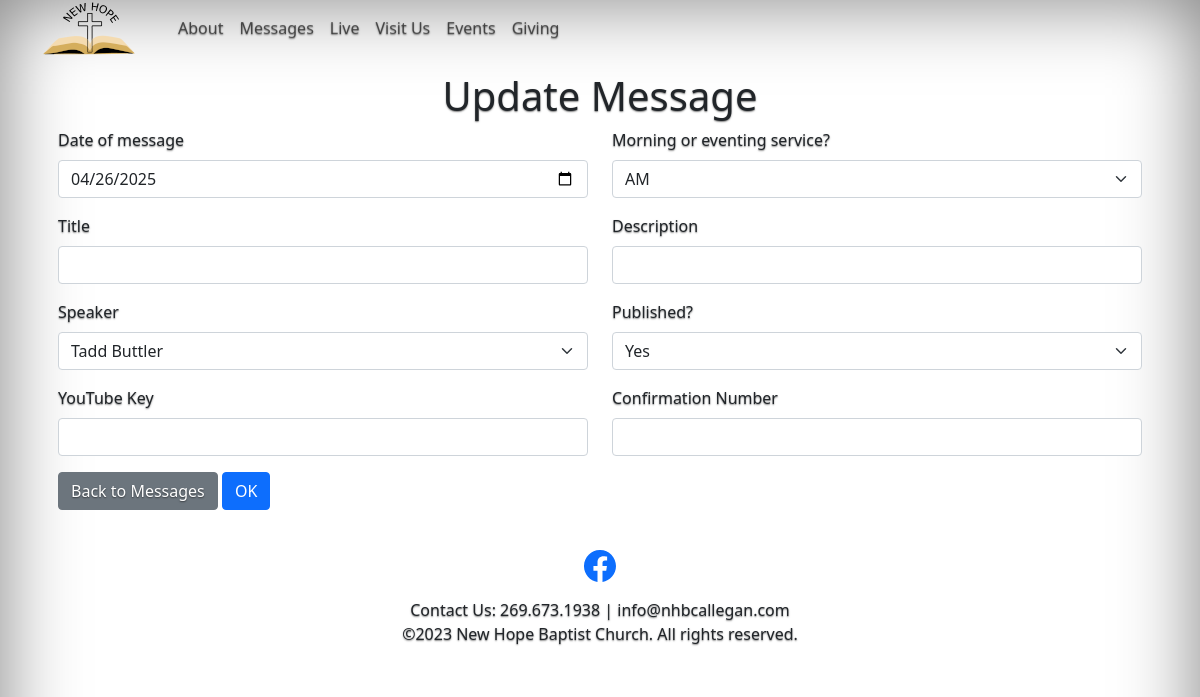
The page /update-message?id=179 on the database as committed earlier.
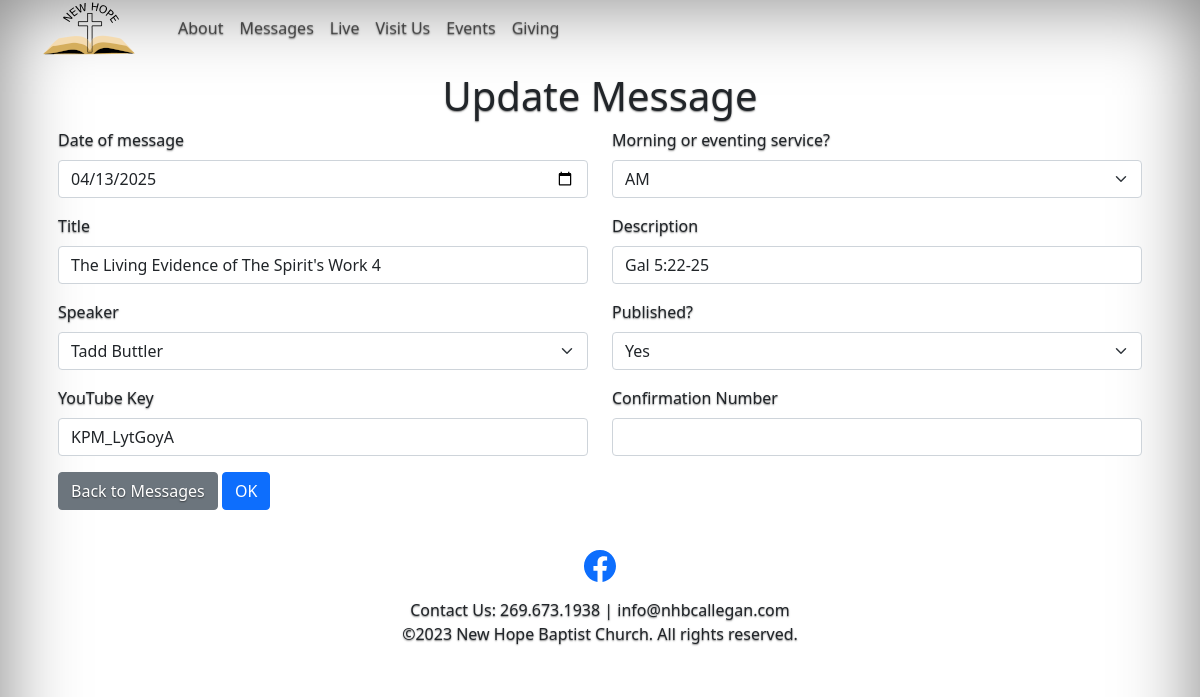
The same page on the database as committed later.
### app/models.py (models this page shows)
class VideoMessage(db.Model):
    id = db.Column(db.Integer, primary_key=True)
    title = db.Column(db.String(128))
    description = db.Column(db.String(256))
    timestamp = db.Column(db.DateTime, index=True, default=datetime.utcnow)
    youtube_id = db.Column(db.String(256), unique=True)
    speaker_id = db.Column(db.Integer, db.ForeignKey('speaker.id'))
    is_published = db.Column(db.Boolean)
    def __repr__(self) -> str:
        return f'VideoMessage:"{self.title} - {self.description}" Id:{self.id}, Timestamp:{self.timestamp}, YouTubeId:{self.youtube_id} IsPublished:{self.is_published} SpeakerId:{self.speaker_id}'

### app/routes.py (the view)
@app.route('/update-message', methods=['GET','POST'])
def update_message():
    baseMessage = 'update-message:'
    form = AddMessageForm(request.form)
    form.speaker.choices = GetSpeakerList()
    if form.validate_on_submit() and AuthorizedToUpdate(form.password.data):
        messageId = int(form.id.data)
        app.logger.info(f'{baseMessage} Form validated. Message ID: {messageId}')
        message = VideoMessage.query.filter_by(id = messageId).first()
        if bool(message):
            app.logger.info(f'{baseMessage} Update message: {message}')
            dateToStore = GetDateToStore(form.date.data, form.is_am_service.data == 'am')
            app.logger.info(f'{baseMessage} Message date: {dateToStore}')
            message.title = form.title.data
            message.description = form.description.data
            message.timestamp = dateToStore
            message.youtube_id = form.youtube_id.data
            message.is_published = True if form.is_published.data == '1' else False
            message.speaker_id = int(form.speaker.data)
            db.session.commit()
        else:
            app.logger.info(f'{baseMessage} Could not find the message to update.')
        return redirect(url_for('list_messages'))
    else:
        app.logger.info(f'{baseMessage} The form did not validate. FormMethod:{request.method}')
    if request.method == 'GET':
        messageId = int(request.args['id'])
        app.logger.info(f'{baseMessage} Message ID: {messageId}')
        message = VideoMessage.query.filter_by(id = messageId).first()
        app.logger.info(f'{baseMessage} Display message: {message}')
        if bool(message):
            form.id.data = messageId
            form.is_am_service.data = 'am' if message.timestamp.hour == 14 or message.timestamp.hour == 15 else 'pm'
            form.title.data = message.title
            form.description.data = message.description
            form.date.data = message.timestamp
            form.youtube_id.data = message.youtube_id
            form.is_published.data = '1' if message.is_published else '0'
            form.speaker.data = str(message.speaker_id)
    return render_template(
        'update_message.html',
        model = pageModel,
        form = form
    )

### app/routes.py (called while the page is built)
def GetSpeakerList():
    speakers = Speaker.query.order_by(Speaker.last_name.asc()).all()
    speakerList = [(s.id, f'{s.first_name} {s.last_name}') for s in speakers]
    return speakerList

### app/templates/update_message.html (shortened to what this page needs)
{% extends "base.html" %}
{% block content %}
    <div class="row p-3 rounded">
        <div class="col-12">
            <h1 style="text-align: center;">Update Message</h1>
        </div>
        <form  method="POST" action="{{ url_for('update_message') }}">
            <div class="row">
                <div class="col-md-6 mb-3">
                    {{ form.date.label(class_='form-label') }}
                    {{ form.date }}
                </div>
                <div class="col-md-6 mb-3">
                    {{ form.is_am_service.label(class_='form-label') }}
                    {{ form.is_am_service }}
                </div>
            </div>
            <div class="row">
                <div class="col-md-6 mb-3">
                    {{ form.title.label(class_='form-label') }}
                    {{ form.title }}
                </div>
                <div class="col-md-6 mb-3">
                    {{ form.description.label(class_='form-label') }}
                    {{ form.description }}
                </div>
            </div>
            <div class="row">
                <div class="col-md-6 mb-3">
                    {{ form.speaker.label(class_='form-label') }}
                    {{ form.speaker }}
                </div>
                <div class="col-md-6 mb-3 form-group">
                    {{ form.is_published.label(class_='form-label') }}
                    {{ form.is_published }}
                </div>
            </div>
            <div class="row">
                <div class="col-md-6 mb-3">
                    {{ form.youtube_id.label(class_='form-label') }}
                    {{ form.youtube_id }}
                </div>
                <div class="col-md-6 mb-3">
                    {{ form.password.label(class_='form-label') }}
                    {{ form.password }}
                </div>
            </div>
            <div class="row">
                <div class="col-md-12">
                    <a href="{{ url_for('list_messages')}}" class="btn btn-secondary">Back to Messages</a> {{ form.submit }}
                </div>
            </div>
    </form>
    </div>
{% endblock %}

### app/templates/base.html (shortened to what this page needs)
<!doctype html>
<html lang="en" class="h-100">
<head>
    <link href="https://cdn.jsdelivr.net/npm/bootstrap@5.0.0-beta2/dist/css/bootstrap.min.css" rel="stylesheet"
>
    <link rel="stylesheet" href="https://cdn.jsdelivr.net/npm/bootstrap-icons@1.4.1/font/bootstrap-icons.css">
    <link rel="stylesheet" href="{{ url_for('static', filename='carousel.css') }}">
</head>
<body>
    <div class="container">
    <nav class="navbar navbar-expand-sm navbar-light fixed-topz bg-lightz rounded nh-navbar">
        <div class="container-fluid">
            <a id="home-icon" class="navbar-brand" href="{{ url_for('index') }}" style="width:100px"><span>&nbsp;</span></a>
            <div class="collapse navbar-collapse" id="navbarCollapse">
                <ul class="navbar-nav me-auto mb-2 mb-md-0">
                    <li class="nav-item">
                        <a class="nav-link" data-id="introduction" href="{{ url_for('introduction') }}">About</a>
                    </li>
                    <li class="nav-item">
                        <a class="nav-link" data-id="messages" href="{{ url_for('messages') }}">Messages</a>
                    </li>
                    <li class="nav-item">
                        <a class="nav-link" data-id="live" href="{{ url_for('live') }}">Live</a>
                    </li>
                    <li class="nav-item">
                        <a class="nav-link" data-id="services" href="{{ url_for('services') }}">Visit&nbsp;Us</a>
                    </li>
                    <li class="nav-item">
                        <a class="nav-link" data-id="events" href="{{ url_for('events') }}">Events</a>
                    </li>
                    <li class="nav-item">
                        <a class="nav-link" data-id="give" href="{{ url_for('donate') }}">Giving</a>
                    </li>
                </ul>
            </div>
        </div>
    </nav>
    </div>
    <div id="main-div" class="nh-main">
        <main id="main-container" class="container nh-container">
            {% block content %}{% endblock %}
        </main>
    </div>
    <br />
    <footer class="mt-auto text-center">
            <div class="">
                <p>
                    <a href="https://www.facebook.com/newhopebaptist2011">
                    </a>
                </p>
                <p style="text-align:center;white-space:pre-wrap;">Contact Us: 269.673.1938 | info@nhbcallegan.com<br>©2023 New Hope Baptist Church. All rights reserved.
                </p>
            </div>
    </footer>
</body>
</html>

Rows that differ between the two databases and show on the page:
added VideoMessage: title "The Living Evidence of The Spirit's Work 4", description "Gal 5:22-25", speaker "Tadd Buttler", is_published "Yes", youtube_id "KPM_LytGoyA"
Other text that changed with them:
form field date: "04/26/2025" → "04/13/2025"
form field speaker: "Tadd Buttler" → (not shown)
form field is_published: "Yes" → (not shown)
